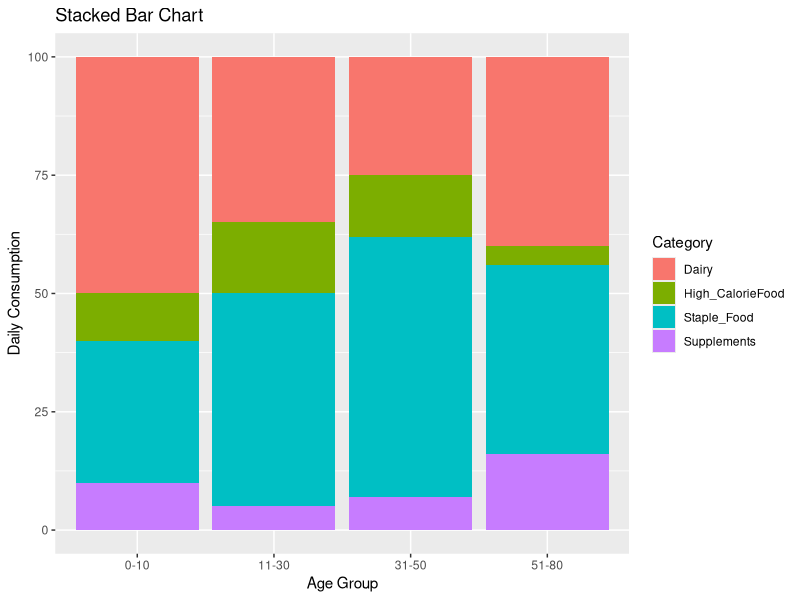
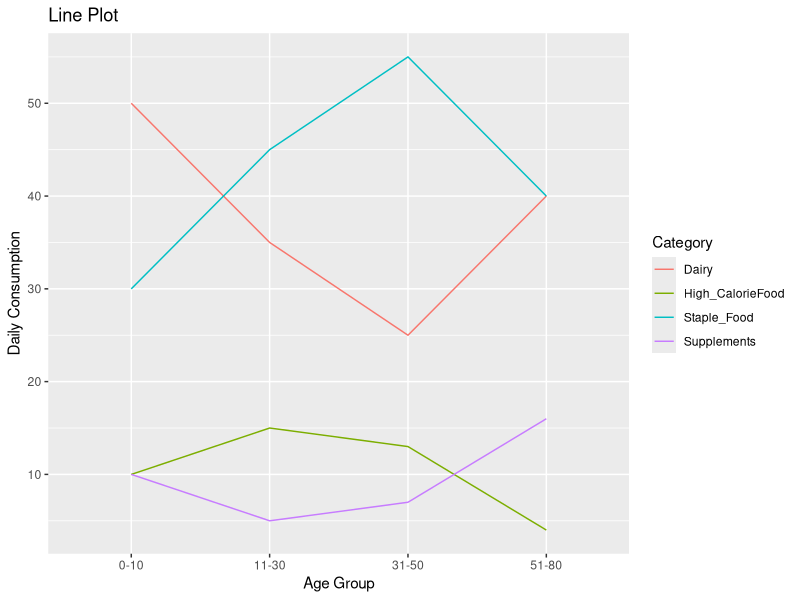
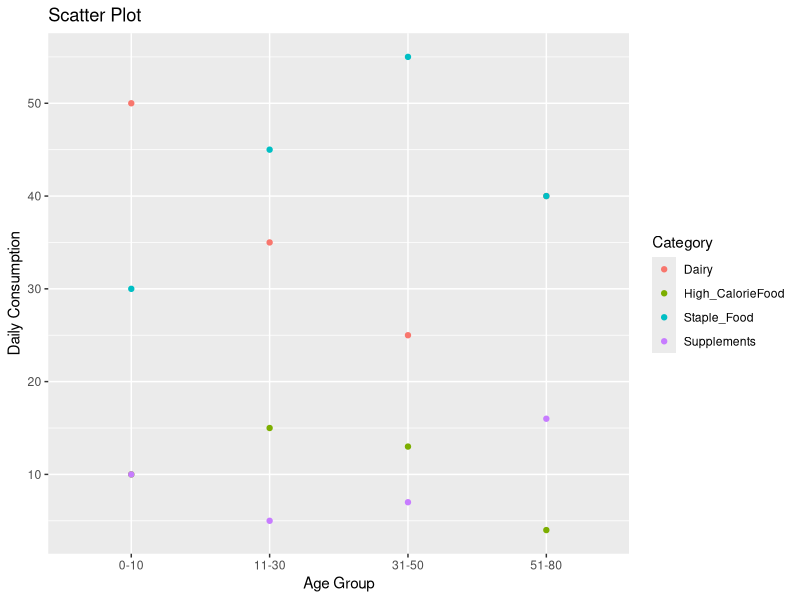
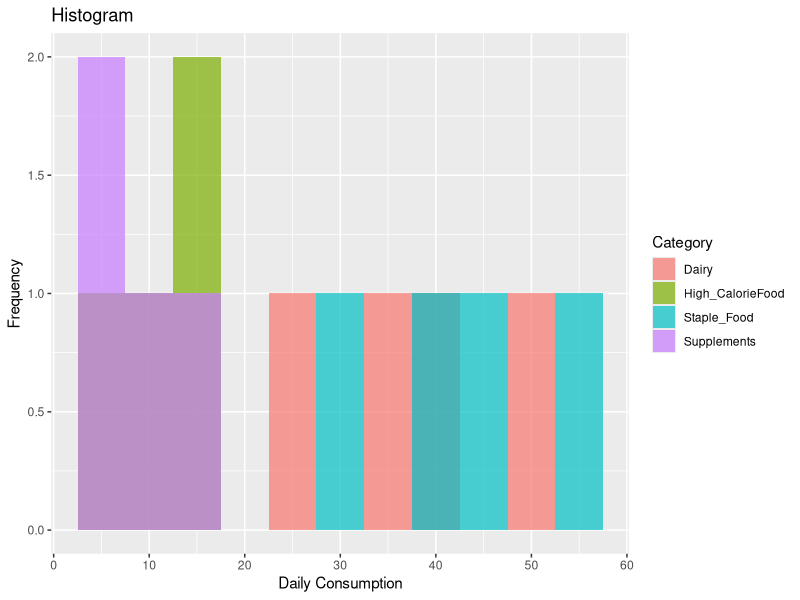

Generate these figures, in order, with R:
# Install and load necessary packages
install.packages(c("ggplot2"))
library(ggplot2)

# Given data
data <- data.frame(
  Age = c("0-10", "11-30", "31-50", "51-80"),
  Dairy = c(50, 35, 25, 40),
  Staple_Food = c(30, 45, 55, 40),
  High_CalorieFood = c(10, 15, 13, 4),
  Supplements = c(10, 5, 7, 16)
)

# Reshape the data for plotting
data_long <- tidyr::gather(data, key = "Category", value = "Value", -Age)

# Stacked Bar Chart
ggplot(data_long, aes(x = Age, y = Value, fill = Category)) +
  geom_bar(stat = "identity", position = "stack") +
  labs(title = "Stacked Bar Chart", x = "Age Group", y = "Daily Consumption")

# Line Plot
ggplot(data_long, aes(x = Age, y = Value, color = Category, group = Category)) +
  geom_line() +
  labs(title = "Line Plot", x = "Age Group", y = "Daily Consumption")

# Scatter Plot
ggplot(data_long, aes(x = Age, y = Value, color = Category)) +
  geom_point() +
  labs(title = "Scatter Plot", x = "Age Group", y = "Daily Consumption")

# Histogram
ggplot(data_long, aes(x = Value, fill = Category)) +
  geom_histogram(binwidth = 5, position = "identity", alpha = 0.7) +
  labs(title = "Histogram", x = "Daily Consumption", y = "Frequency")
